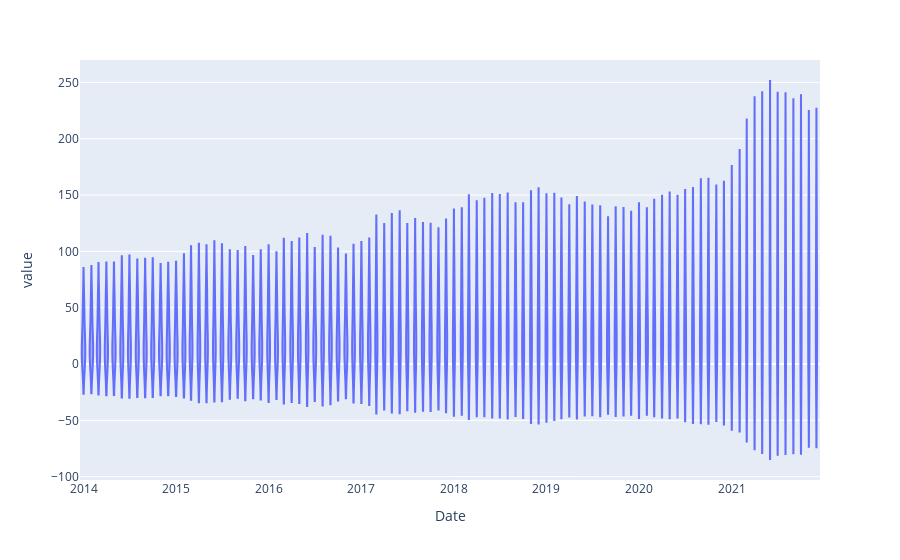

The notebook cell this image was saved under:
### Code cell
auth_not_started = auth_not_started.reset_index()
#px.line(auth_not_started, x = 'Date', y = ['United States', 'North East', 'Mid West', 'South', 'West'], ) 

px.(auth_not_started,x = 'Date', y = ['United States', 'North East', 'Mid West', 'South', 'West'])

### Figure 1 — Plotly figure (JSON) as saved in the notebook; plotly's stock layout.template omitted (floating-point values rounded to 4 significant figures; data arrays with more than 128 entries replaced by an {"elided": "..."} marker saying what was removed)
{"data": [{"alignmentgroup": "True", "box": {"visible": false}, "hovertemplate": "Date=%{x}<br>value=%{y}<extra></extra>", "legendgroup": "", "marker": {"color": "#636efa"}, "name": "", "offsetgroup": "", "orientation": "v", "scalegroup": "True", "showlegend": false, "type": "violin", "x": {"elided": "480 str values"}, "x0": " ", "xaxis": "x", "y": {"elided": "480 float values"}, "y0": " ", "yaxis": "y"}], "layout": {"legend": {"tracegroupgap": 0}, "margin": {"t": 60}, "violinmode": "group", "xaxis": {"anchor": "y", "domain": [0, 1], "title": {"text": "Date"}}, "yaxis": {"anchor": "x", "domain": [0, 1], "title": {"text": "value"}}}}
